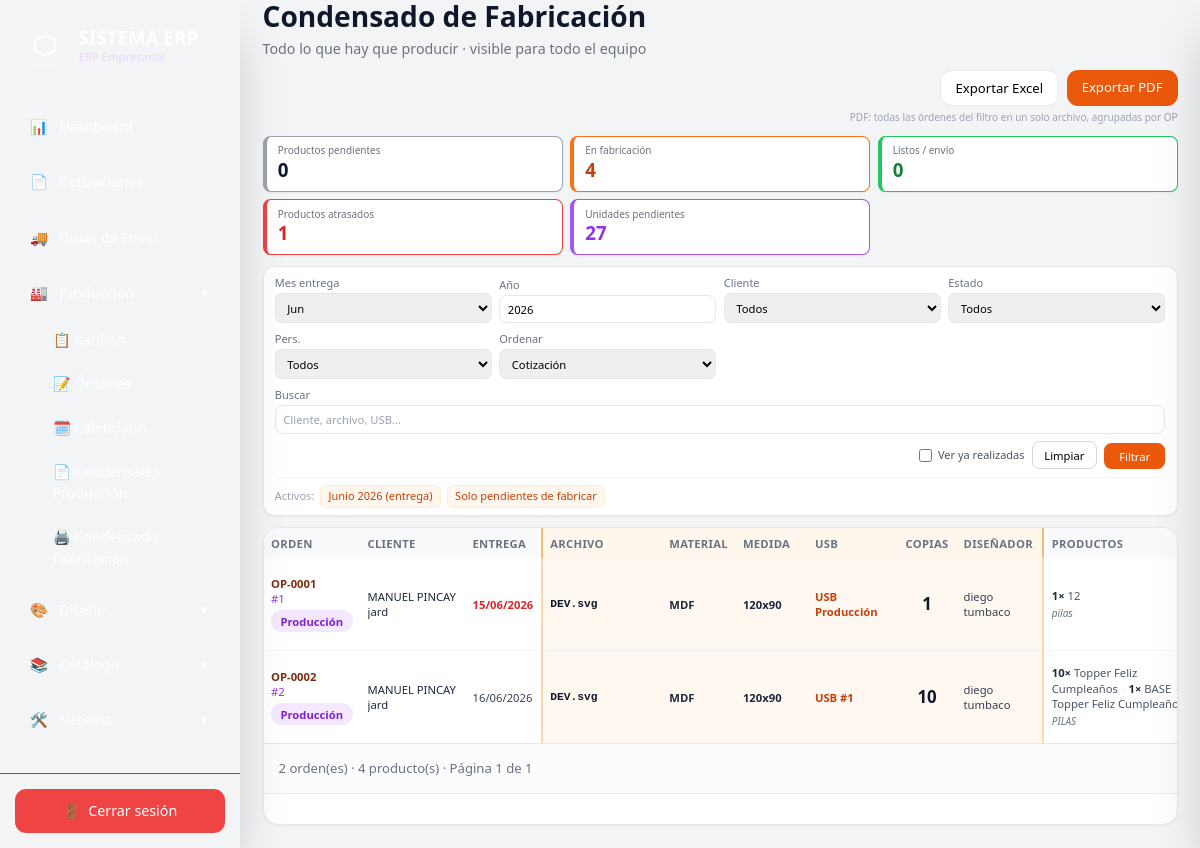
The app's page /production/fabrication-condensed (signed in) with its own data.
### app/models/production_order.py (models this page shows)
class ProductionOrder(Base):
    __tablename__ = "production_orders"
    id = Column(Integer, primary_key=True)
    quotation_id = Column(Integer, ForeignKey("quotations.id"), unique=True, index=True)
    delivery_date = Column(DateTime)
    priority = Column(String, default="media")
    designer = Column(String)
    fabricator = Column(String)
    assigned_to = Column(String)
    assigned_to_user_id = Column(Integer, ForeignKey("users.id"), nullable=True)
    started_at = Column(DateTime)
    completed_at = Column(DateTime)
    status = Column(String(50), default="pendiente")
    observations = Column(String)
    notes = Column(String)
    design_file_name = Column(String(255))
    design_material = Column(String(50))
    design_size = Column(String(100))
    design_usb_reference = Column(String(100))
    design_notes = Column(Text)
    design_copies = Column(Integer, default=1)
    design_completed_at = Column(DateTime)
    design_completed_by = Column(Integer, ForeignKey("users.id"), nullable=True)
    created_at = Column(DateTime, default=datetime.utcnow)
    updated_at = Column(DateTime, default=datetime.utcnow, onupdate=datetime.utcnow)
    quotation = relationship("Quotation", back_populates="production_order")
    assignee = relationship("User", foreign_keys=[assigned_to_user_id])
    design_completer = relationship("User", foreign_keys=[design_completed_by])
    history = relationship(
        "ProductionOrderHistory",
        back_populates="production_order",
        order_by="ProductionOrderHistory.created_at",
        cascade="all, delete-orphan",
    )

### app/models/client.py (models this page shows)
class Client(Base):
    __tablename__ = "clients"
    id = Column(Integer, primary_key=True, index=True)
    name = Column(String)
    company = Column(String)
    ruc_ci = Column(String, unique=True)
    phone = Column(String)
    email = Column(String)
    address = Column(Text)
    client_type = Column(String)
    observations = Column(Text)
    created_at = Column(DateTime, default=datetime.now)

### app/models/quotation_item.py (models this page shows)
class QuotationItem(Base):
    __tablename__ = "quotation_items"
    id = Column(Integer, primary_key=True, index=True)
    quotation_id = Column(Integer, ForeignKey("quotations.id"))
    product_id = Column(Integer, ForeignKey("products.id"), nullable=True)
    quantity = Column(Integer)
    detail = Column(String)
    measure = Column(String)
    theme = Column(String)
    color = Column(String)
    logo = Column(Boolean, default=False)
    unit_price = Column(Float)
    total = Column(Float)
    product = relationship("Product")
    quotation = relationship(
    "Quotation",
    back_populates="items"
    )
    design_tracking = relationship(
        "DesignTracking",
        back_populates="quotation_item",
        uselist=False,
        cascade="all, delete-orphan",
    )

### app/routes/fabrication_condensed.py (the view)
@router.get("/fabrication-condensed", response_class=HTMLResponse)
async def fabrication_condensed_page(
    request: Request,
    month: str = "",
    year: str = "",
    client_id: str = "",
    production_status: str = "",
    custom_filter: str = "",
    search: str = "",
    group_by: str = "order",
    show_completed: str = "",
    page: int = 1,
    db: Session = Depends(get_db),
):
    user = _require_access(request)
    if isinstance(user, RedirectResponse):
        return user
    prepare_production_module(db)
    query = request.query_params
    apply_default = "month" not in query and "year" not in query
    filters = parse_fabrication_filters(
        month=month,
        year=year,
        client_id=client_id,
        production_status=production_status,
        custom_filter=custom_filter,
        search=search,
        group_by=group_by,
        show_completed=show_completed,
        apply_current_month_default=apply_default,
    )
    all_groups = get_fabrication_order_groups(db, **filters)
    rows, pagination = _fetch_groups(db, filters, page, settings.per_page)
    kpis = compute_fabrication_kpis(all_groups)
    clients = db.query(Client).order_by(Client.name).all()
    active_filters = active_filter_labels(filters, clients)
    export_params = {
        k: v for k, v in _filter_params(filters).items()
        if k != "page" and v not in (None, "")
    }
    export_query = urlencode(export_params)
    return templates.TemplateResponse(
        request=request,
        name="production/fabrication_condensed.html",
        context={
            "user": user,
            "order_groups": rows,
            "pagination": pagination,
            "kpis": kpis,
            "clients": clients,
            "filters": filters,
            "active_filters": active_filters,
            "filter_params": _filter_params(filters, pagination["page"]),
            "export_query": export_query,
            "tracking_statuses": TRACKING_STATUSES,
            "tracking_status_labels": TRACKING_STATUS_LABELS,
            "can_fabricator_actions": _can_fabricator_actions(user),
            "today": date.today(),
        },
    )

### app/templates/production/fabrication_condensed.html (shortened to what this page needs)
{% extends 'layouts/base.html' %}
{% from "components/condensed_status_badge.html" import condensed_status_badge %}
{% from "components/pagination.html" import render_pagination %}
{% block content %}
<div class="flex flex-col xl:flex-row xl:items-end xl:justify-between gap-3 mb-3">
    <div>
        <h1 class="text-2xl md:text-3xl font-bold text-slate-900">Condensado de Fabricación</h1>
        <p class="text-gray-500 mt-1">Todo lo que hay que producir · visible para todo el equipo</p>
    </div>
    <div class="flex flex-col items-end gap-1">
        <div class="flex flex-wrap gap-2">
            <a href="/production/fabrication-condensed/export/excel?{{ export_query }}" id="exportExcelLink"
                class="px-4 py-2 rounded-xl border border-gray-200 bg-white hover:bg-gray-50 text-sm font-medium">
                Exportar Excel
            </a>
            <a href="/production/fabrication-condensed/export/pdf?{{ export_query }}" id="exportPdfLink"
                class="px-4 py-2 rounded-xl bg-orange-600 hover:bg-orange-700 text-white text-sm font-medium">
                Exportar PDF
            </a>
        </div>
        <p class="text-[10px] text-gray-400">PDF: todas las órdenes del filtro en un solo archivo, agrupadas por OP</p>
    </div>
</div>
<div class="grid grid-cols-2 sm:grid-cols-3 xl:grid-cols-5 gap-2 mb-3">
    <div class="rounded-lg bg-white border border-gray-200 px-3 py-2 shadow-sm border-l-4 border-gray-400">
        <div class="text-[10px] text-gray-500 leading-tight">Productos pendientes</div>
        <div class="text-xl font-bold text-slate-900">{{ kpis.pending_products }}</div>
    </div>
    <div class="rounded-lg bg-white border border-gray-200 px-3 py-2 shadow-sm border-l-4 border-orange-500">
        <div class="text-[10px] text-gray-500 leading-tight">En fabricación</div>
        <div class="text-xl font-bold text-orange-700">{{ kpis.in_production_products }}</div>
    </div>
    <div class="rounded-lg bg-white border border-gray-200 px-3 py-2 shadow-sm border-l-4 border-green-500">
        <div class="text-[10px] text-gray-500 leading-tight">Listos / envío</div>
        <div class="text-xl font-bold text-green-700">{{ kpis.ready_products }}</div>
    </div>
    <div class="rounded-lg bg-white border border-gray-200 px-3 py-2 shadow-sm border-l-4 border-red-500">
        <div class="text-[10px] text-gray-500 leading-tight">Productos atrasados</div>
        <div class="text-xl font-bold text-red-600">{{ kpis.overdue_products }}</div>
    </div>
    <div class="rounded-lg bg-white border border-gray-200 px-3 py-2 shadow-sm border-l-4 border-purple-500 col-span-2 sm:col-span-1">
        <div class="text-[10px] text-gray-500 leading-tight">Unidades pendientes</div>
        <div class="text-xl font-bold text-purple-600">{{ kpis.pending_units }}</div>
    </div>
</div>
<form method="GET" action="/production/fabrication-condensed" class="bg-white rounded-xl border border-gray-200 px-3 py-2 mb-3 shadow-sm">
    <div class="grid grid-cols-2 sm:grid-cols-3 lg:grid-cols-4 xl:grid-cols-8 gap-2 items-end">
        <div>
            <label class="block text-[11px] text-gray-500 mb-0.5">Mes entrega</label>
            <select name="month" class="w-full border border-gray-200 rounded-lg px-2 py-1.5 text-xs">
                {% set month_names = {1:'Ene',2:'Feb',3:'Mar',4:'Abr',5:'May',6:'Jun',7:'Jul',8:'Ago',9:'Sep',10:'Oct',11:'Nov',12:'Dic'} %}
                {% for m in range(1, 13) %}
                <option value="{{ m }}" {% if filters.month == m %}selected{% endif %}>{{ month_names[m] }}</option>
                {% endfor %}
            </select>
        </div>
        <div>
            <label class="block text-[11px] text-gray-500 mb-0.5">Año</label>
            <input type="number" name="year" value="{{ filters.year or '' }}" min="2020" max="2100"
                class="w-full border border-gray-200 rounded-lg px-2 py-1.5 text-xs" placeholder="{{ today.year }}" />
        </div>
        <div>
            <label class="block text-[11px] text-gray-500 mb-0.5">Cliente</label>
            <select name="client_id" class="w-full border border-gray-200 rounded-lg px-2 py-1.5 text-xs">
                <option value="">Todos</option>
            </select>
        </div>
        <div>
            <label class="block text-[11px] text-gray-500 mb-0.5">Estado</label>
            <select name="production_status" class="w-full border border-gray-200 rounded-lg px-2 py-1.5 text-xs">
                <option value="">Todos</option>
            </select>
        </div>
        <div>
            <label class="block text-[11px] text-gray-500 mb-0.5">Pers.</label>
            <select name="custom_filter" class="w-full border border-gray-200 rounded-lg px-2 py-1.5 text-xs">
                <option value="">Todos</option>
            </select>
        </div>
        <div>
            <label class="block text-[11px] text-gray-500 mb-0.5">Ordenar</label>
            <select name="group_by" class="w-full border border-gray-200 rounded-lg px-2 py-1.5 text-xs">
                <option value="order" {% if filters.group_by == 'order' %}selected{% endif %}>Cotización</option>
            </select>
        </div>
        <div class="col-span-2 sm:col-span-3 lg:col-span-4 xl:col-span-2">
            <label class="block text-[11px] text-gray-500 mb-0.5">Buscar</label>
            <input type="text" name="search" value="{{ filters.search }}" placeholder="Cliente, archivo, USB..."
                class="w-full border border-gray-200 rounded-lg px-2 py-1.5 text-xs" />
        </div>
        <div class="col-span-2 sm:col-span-3 lg:col-span-4 xl:col-span-2 flex flex-wrap gap-2 items-end justify-end">
            <label class="flex items-center gap-1.5 text-[11px] text-gray-600 cursor-pointer pb-1.5 whitespace-nowrap">
                <input type="checkbox" name="show_completed" value="1" {% if filters.show_completed %}checked{% endif %}
                    class="rounded border-gray-300 text-orange-600 focus:ring-orange-500" />
                Ver ya realizadas
            </label>
            <a href="/production/fabrication-condensed" class="px-3 py-1.5 rounded-lg border border-gray-300 hover:bg-gray-50 text-xs whitespace-nowrap">Limpiar</a>
            <button type="submit" class="px-4 py-1.5 rounded-lg bg-orange-600 hover:bg-orange-700 text-white text-xs font-medium whitespace-nowrap">Filtrar</button>
        </div>
    </div>
    {% if active_filters %}
    <div class="flex flex-wrap items-center gap-1.5 mt-2 pt-2 border-t border-gray-100">
        <span class="text-[11px] text-gray-400">Activos:</span>
        {% for label in active_filters %}
        <span class="px-2 py-0.5 rounded-md bg-orange-50 text-orange-700 border border-orange-100 text-[11px]">{{ label }}</span>
        {% endfor %}
    </div>
    {% endif %}
</form>
<div class="bg-white rounded-2xl shadow-sm border border-gray-200 overflow-hidden">
    <div class="overflow-x-auto">
        <table class="w-full min-w-[1100px] text-xs">
            <thead class="bg-gray-50 text-gray-500 uppercase tracking-wide">
                <tr>
                    <th class="text-left p-2 w-24">Orden</th>
                    <th class="text-left p-2 w-28">Cliente</th>
                    <th class="text-left p-2 w-20">Entrega</th>
                    <th class="text-left p-2 bg-orange-50 border-l-2 border-orange-300 min-w-[120px]">Archivo</th>
                    <th class="text-left p-2 bg-orange-50 min-w-[72px]">Material</th>
                    <th class="text-left p-2 bg-orange-50 min-w-[72px]">Medida</th>
                    <th class="text-left p-2 bg-orange-50 min-w-[88px]">USB</th>
                    <th class="text-center p-2 bg-orange-50 w-14">Copias</th>
                    <th class="text-left p-2 bg-orange-50 border-r-2 border-orange-300 min-w-[80px]">Diseñador</th>
                    <th class="text-left p-2 min-w-[140px]">Productos</th>
                </tr>
            </thead>
            <tbody class="divide-y divide-gray-100">
                {% set ns = namespace(last_section='') %}
                {% for order in order_groups %}
                {% set is_late = order.delivery_date and order.delivery_date < today %}
                <tr class="hover:bg-orange-50/30 align-middle">
                    <td class="p-2 align-middle">
                        <div class="font-bold text-orange-900">{{ order.order_label }}</div>
                        <a href="/quotations/{{ order.quotation_id }}" class="text-purple-600 hover:underline">#{{ order.quotation_id }}</a>
                        <div class="mt-1">{{ condensed_status_badge(order.production_status, order.production_status_label) }}</div>
                    </td>
                    <td class="p-2 align-middle font-medium text-slate-800 max-w-[120px]">
                        <span class="line-clamp-2" title="{{ order.client_name }}">{{ order.client_name }}</span>
                    </td>
                    <td class="p-2 align-middle whitespace-nowrap {% if is_late %}text-red-600 font-semibold{% else %}text-gray-700{% endif %}">
                        {{ order.delivery_date.strftime('%d/%m/%Y') if order.delivery_date else '—' }}
                    </td>
                    <td class="p-2 align-middle bg-orange-50/80 border-l-2 border-orange-200 font-mono font-bold text-slate-900">
                        {{ order.file_name or '—' }}
                    </td>
                    <td class="p-2 align-middle bg-orange-50/80 font-semibold text-slate-800">{{ order.material or '—' }}</td>
                    <td class="p-2 align-middle bg-orange-50/80 font-semibold text-slate-800">{{ order.size or '—' }}</td>
                    <td class="p-2 align-middle bg-orange-50/80 font-bold text-orange-700">{{ order.usb_reference or '—' }}</td>
                    <td class="p-2 align-middle bg-orange-50/80 text-center font-bold text-lg text-slate-900">{{ order.copies or '—' }}</td>
                    <td class="p-2 align-middle bg-orange-50/80 border-r-2 border-orange-200 text-gray-700">{{ order.designer or '—' }}</td>
                    <td class="p-2 align-middle text-gray-600 leading-snug">
                        {% for row in order.products %}{% if not loop.first %}<span class="text-gray-300 mx-1">·</span>{% endif %}<span><b class="text-slate-800">{{ row.quantity }}×</b> {{ row.product_name }}</span>{% else %}<span class="text-gray-400">—</span>{% endfor %}
                        {% if order.notes %}
                        <div class="text-[10px] text-gray-500 italic mt-1 line-clamp-1" title="{{ order.notes }}">{{ order.notes }}</div>
                        {% endif %}
                    </td>
                </tr>
                {% endfor %}
            </tbody>
        </table>
    </div>
    {% if pagination.total > 0 %}
    <div class="p-4 border-t bg-gray-50/50 text-sm text-gray-500">
        {{ pagination.total }} orden(es) · {{ kpis.visible_products }} producto(s) · Página {{ pagination.page }} de {{ pagination.pages }}
    </div>
    <div class="p-4 border-t">
    </div>
    {% endif %}
</div>
{% endblock %}

### app/templates/components/condensed_status_badge.html
{% macro condensed_status_badge(status, label=None) %}
{% set code = (status or 'pendiente')|lower %}
{% set colors = tracking_status_colors.get(code, ('bg-gray-100', 'text-gray-700')) %}
<span class="inline-flex items-center px-2.5 py-1 rounded-full text-xs font-semibold {{ colors[0] }} {{ colors[1] }}">
    {{ label or code|replace('_', ' ')|title }}
</span>
{% endmacro %}

### records on screen
ProductionOrder: order_label "OP-0001", quotation_id "1", label "Producción", client_name "MANUEL PINCAY jard", delivery_date "15/06/2026", design_file_name "DEV.svg", design_material "MDF", design_size "120x90", design_usb_reference "USB Producción", copies "1", designer "diego tumbaco", quantity "1", product_name "12", notes "pilas"
Client: client_name "MANUEL PINCAY jard"
ProductionOrder: design_file_name "DEV.svg", design_material "MDF", design_size "120x90", design_usb_reference "USB #1", designer "diego tumbaco", quantity "10", product_name "Topper Feliz Cumpleaños", quantity "1", product_name "BASE", product_name "Topper Feliz…", notes "PILAS"

### other values on screen
{{ kpis.pending_products }} "0"
{{ kpis.in_production_products }} "4"
{{ kpis.ready_products }} "0"
{{ kpis.overdue_products }} "1"
{{ kpis.pending_units }} "27"
{{ label }} "Junio 2026 (entrega)" "Solo pendientes de fabricar"
{{ order.order_label }} "OP-0002"
{{ order.quotation_id }} "2"
{{ label or code|replace('_', ' ')|title }} "Producción"
{{ order.copies or '—' }} "10"
{{ pagination.total }} "2"
{{ kpis.visible_products }} "4"
{{ pagination.page }} "1"
{{ pagination.pages }} "1"
form field month "Jun"
